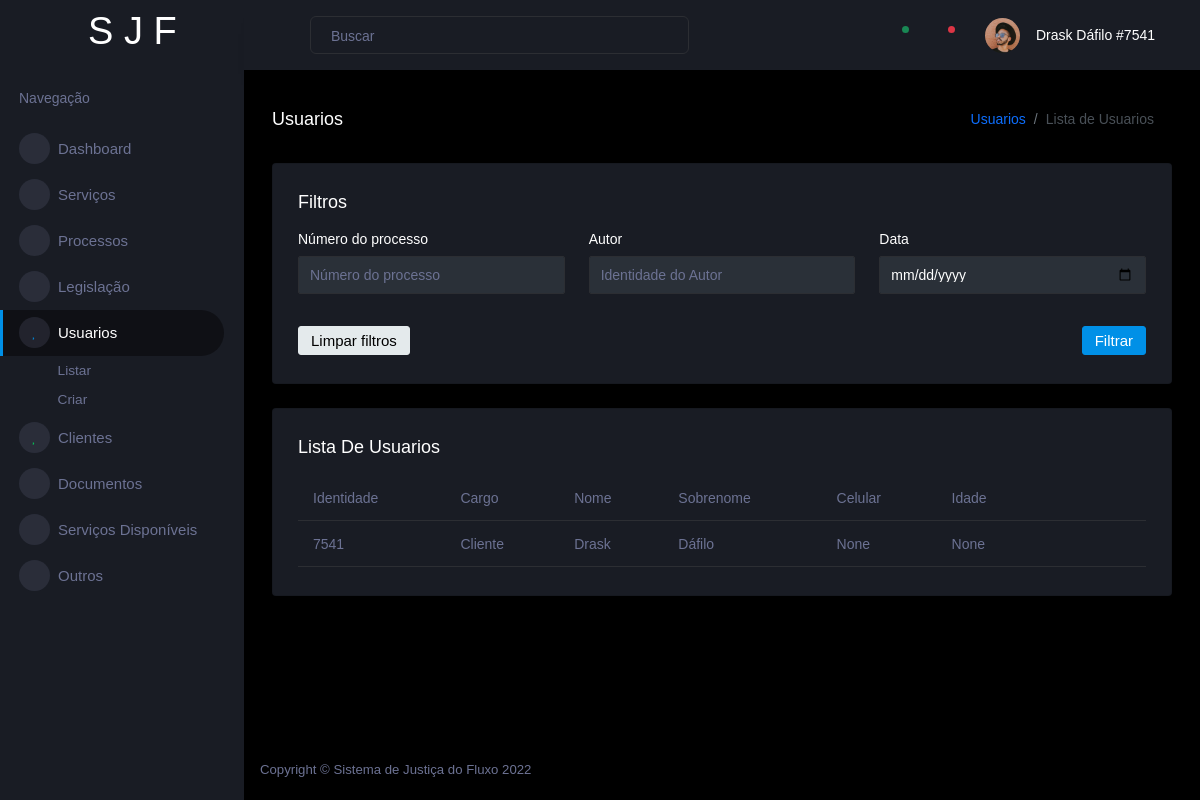
Before: /dashboard/usuarios/listar/ (signed in) with the older database file.
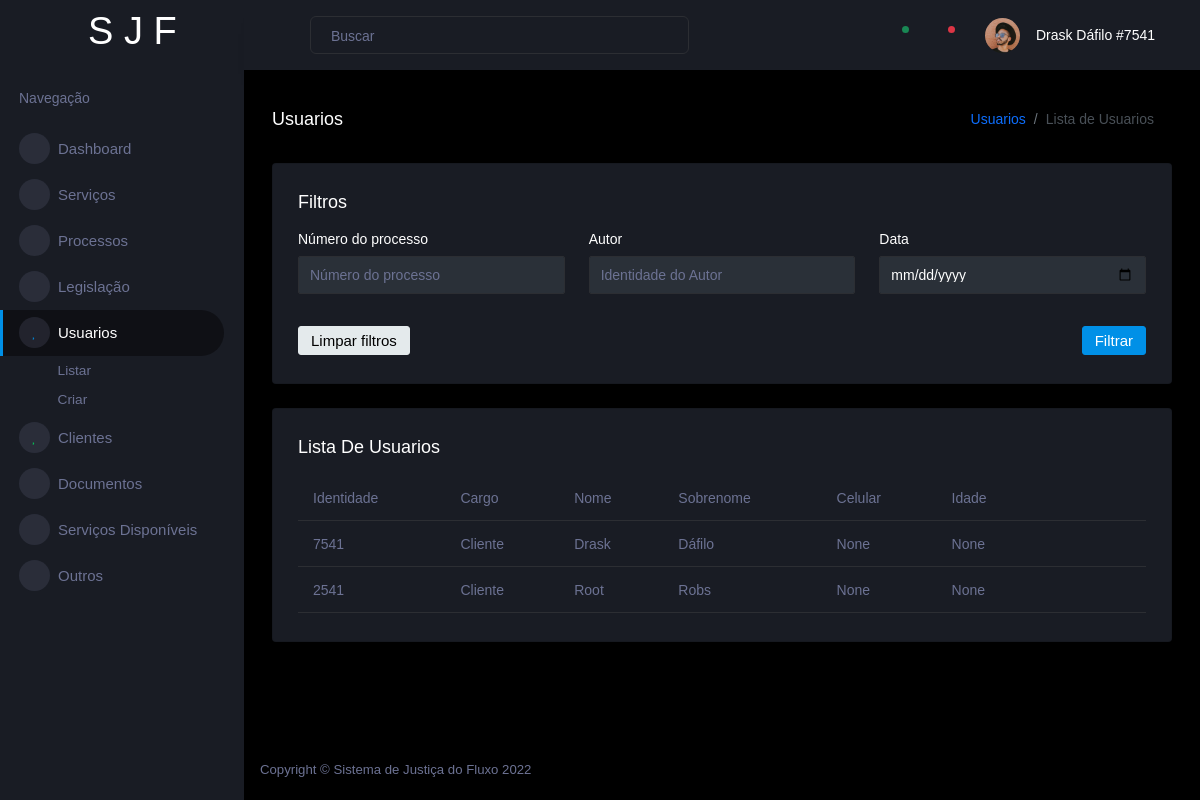
After: the same page with the newer database file.
### projeto_advocacia/usuario/models.py (models this page shows, shortened)
class Usuario(AbstractUser):
    TIPOS_CARGOS = (
        ('0', 'Cliente'),
        ('1', 'Membro'),
        ('2', 'Advogado'),
        ('3', 'Promotor'),
        ('4', 'Juiz'),
        ('5', 'Juiz-Diretor'),
    )
    TIPOS_ORGS = (
        ('0', 'Policia Militar'),
        ('1', 'Polícia Civil'),
        ('2', 'Fórum'),
        ('3', 'Prefeitura'),
    )
    cargo = models.CharField('Cargo', max_length=20, choices=TIPOS_CARGOS, default='0')
    first_name = models.CharField('Nome', max_length=250, blank=True)
    last_name = models.CharField('Sobrenome', max_length=250, blank=True)
    identidade = models.IntegerField('Identidade', unique=True, null=True, blank=True)
    celular = models.CharField('Celular', max_length=10, null=True, blank=True)
    idade = models.IntegerField('Idade', null=True, blank=True)
    organizacao = models.CharField('Organização', max_length=100, choices=TIPOS_ORGS, null=True, blank=True)
    is_juridico = models.BooleanField('É do Fórum', default=False)
    foto_perfil = models.ImageField('Foto de perfil', null=True, blank=True)
    def __str__(self):
        if self.first_name and self.last_name:
            response = f'{self.first_name} {self.last_name} #{self.identidade}'
        else:
            response = f'{self.username}'
        return response
    def get_nome_identidade(self):
        return self.__str__()

### projeto_advocacia/usuario/views.py (the view, shortened to what this page needs)
# urls.py: path('listar/', UsuarioList.as_view(), name='usuarios_list'),
class UsuarioList(CustomListView):
    model = Usuario
    queryset = Usuario.objects.all()
    paginate_by = 10
    ordering = ['pk']
    template_name = 'usuario/list.html'
    raiz = "Usuarios"
    titulo = "Lista de Usuarios"
    campos_tabela = ['Identidade', 'Cargo', 'Nome', 'Sobrenome', 'Celular', 'Idade']
    def get_queryset(self):
        queryset = super(UsuarioList, self).get_queryset()
        return queryset

### projeto_advocacia/core/views.py (called while the page is built)
    def get_config_page(self):
        response = {
            "raiz": self.raiz,
            "titulo": self.titulo,
            "descricao": self.descricao,
            "campos_tabela": self.campos_tabela,
            "campos_filtro": self.campos_filtro,
        }
        return response

    def get_context_data(self, **kwargs):
        context = super(CustomListView, self).get_context_data(**kwargs)
        context['config'] = self.get_config_page()
        return context

    def dispatch(self, request, *args, **kwargs):
        if not request.user.is_authenticated:
            return HttpResponseRedirect("/error/403/")
        else:
            return super(CustomListView, self).dispatch(request, *args, **kwargs)

### templates/usuario/list.html (shortened to what the changed rows need)
{% extends 'base/main.html' %}
{% load static %}
{% block content %}
    <div class="col-lg-12 grid-margin stretch-card">
        <div class="card">
            <div class="card-body">
                <div class="table-responsive">
                    <table class="table">
                        <thead>
                        <tr>
                            {% for campo in config.campos_tabela %}
                                <th>{{ campo }}</th>
                            {% endfor %}
                            <th></th>
                        </tr>
                        </thead>
                        <tbody id="conteudo">
                        {% load humanize %}
                        {% for object in object_list %}
                            <tr>
                                <td>{{ object.identidade }}</td>
                                <td>{{ object.get_cargo_display }}</td>
                                <td>{{ object.first_name }}</td>
                                <td>{{ object.last_name }}</td>
                                <td>{{ object.celular }}</td>
                                <td>{{ object.idade }}</td>
                                <td>
                                    <a href="{% url 'usuarios_detail' object.pk %}" class="text-primary" style="text-decoration: none;"><i class="mdi mdi-eye"></i></a>
                                    <a href="{% url 'usuarios_update' object.pk %}" class="text-success" style="text-decoration: none;"><i class="mdi mdi-border-color"></i></a>
                                    <a href="{% url 'usuarios_delete' object.pk %}" class="text-danger" style="text-decoration: none;"><i class="mdi mdi-close-circle"></i></a>
                                </td>
                            </tr>
                        {% endfor %}
                        </tbody>
                    </table>
                </div>
            </div>
        </div>
    </div>
{% endblock %}

### templates/base/navbar.html (shortened to what this page needs)
{% load static %}
<nav class="navbar p-0 fixed-top d-flex flex-row">
    <div class="navbar-menu-wrapper flex-grow d-flex align-items-stretch">
        <button class="navbar-toggler navbar-toggler align-self-center" type="button" data-toggle="minimize">
            <span class="mdi mdi-menu"></span>
        </button>
        <ul class="navbar-nav w-100">
            <li class="nav-item w-100">
                <form class="nav-link mt-2 mt-md-0 d-none d-lg-flex search">
                    <input type="text" class="form-control" placeholder="Buscar">
                </form>
            </li>
        </ul>
        <ul class="navbar-nav navbar-nav-right">
            <li class="nav-item nav-settings d-none d-lg-block">
                <a class="nav-link" href="#">
                    <i class="mdi mdi-view-grid"></i>
                </a>
            </li>
            <li class="nav-item dropdown border-left">
                <a class="nav-link count-indicator dropdown-toggle" id="messageDropdown" href="#"
                   data-bs-toggle="dropdown" aria-expanded="false">
                    <i class="mdi mdi-email"></i>
                    <span class="count bg-success"></span>
                </a>
            </li>
            <li class="nav-item dropdown border-left">
                <a class="nav-link count-indicator dropdown-toggle" id="notificationDropdown" href="#"
                   data-bs-toggle="dropdown">
                    <i class="mdi mdi-bell"></i>
                    <span class="count bg-danger"></span>
                </a>
            </li>
            <li class="nav-item dropdown">
                <a class="nav-link" id="profileDropdown" href="#" data-bs-toggle="dropdown">
                    <div class="navbar-profile">
                        <img class="img-xs rounded-circle" src="{% static 'corona/assets/images/faces/face15.jpg' %}"
                             alt="">
                        <p class="mb-0 d-none d-sm-block navbar-profile-name">{{ user.get_nome_identidade }}</p>
                        <i class="mdi mdi-menu-down d-none d-sm-block"></i>
                    </div>
                </a>
            </li>
        </ul>
    </div>
</nav>

Changed rows visible on the page:
added Usuario: identidade "2541", cargo "Cliente", first_name "Root", last_name "Robs", celular "None", idade "None"
